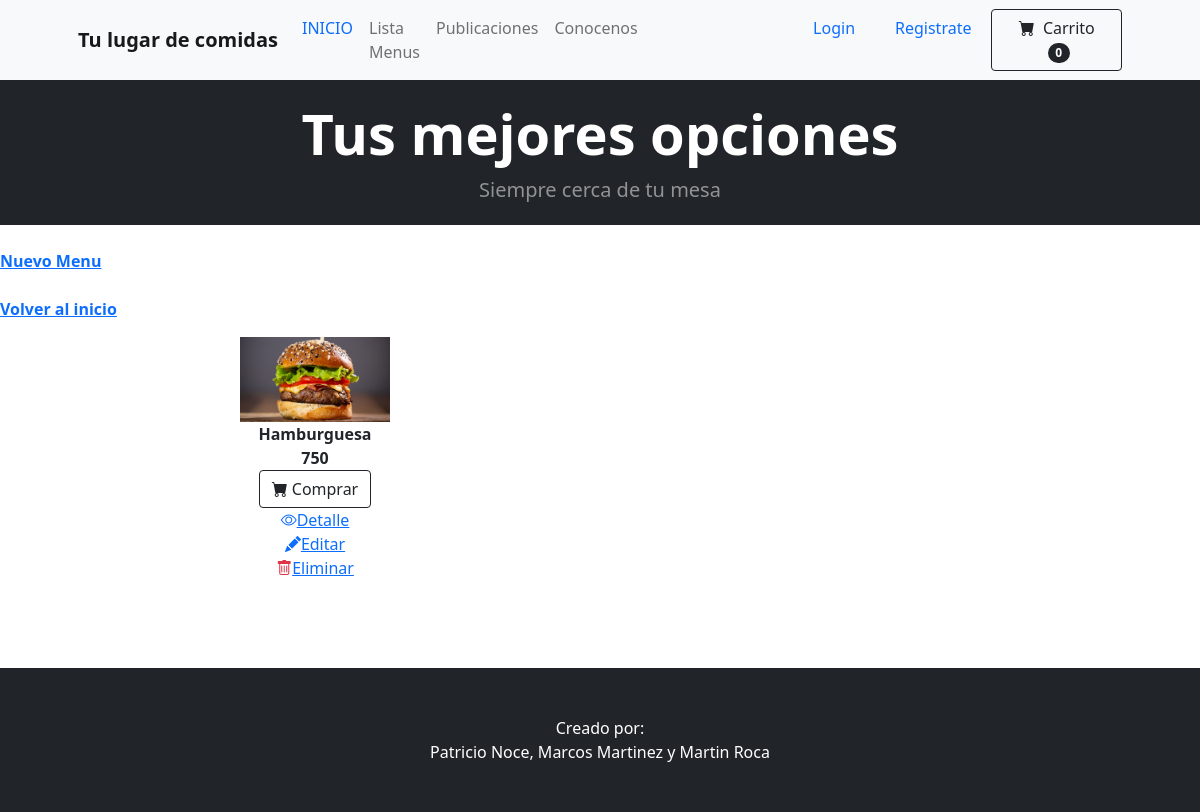
The app's page /panel-menu/, older data.
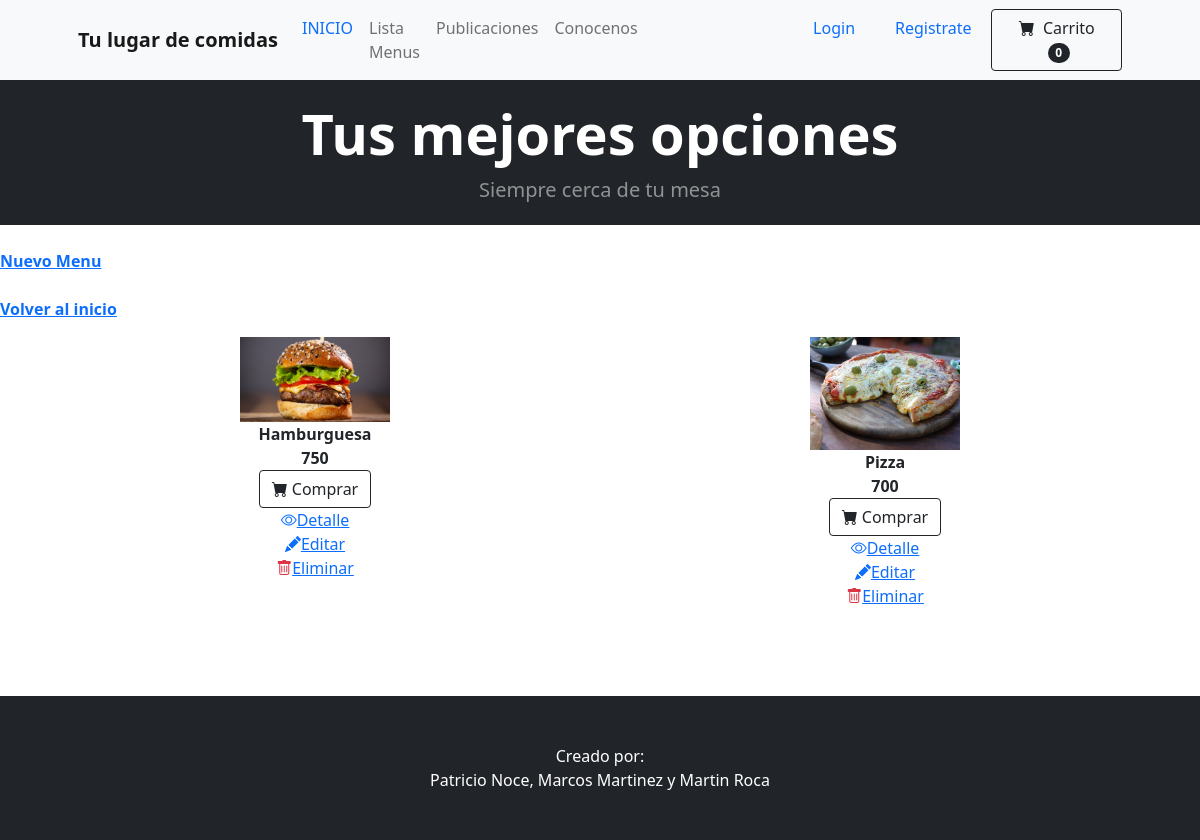
The same page, newer data.
### nmr_food/models.py (models this page shows)
class Menu(models.Model):
    comida = models.CharField(max_length=20)
    precio = models.IntegerField()
    descripcion = models.CharField(max_length=250, default='sin descripcion')
    image = models.ImageField(upload_to="menus", null=True, blank=True)

### nmr_food/views.py (the view)
# urls.py: path('panel-menu/', ListMenu.as_view(), name="menu-list"),
class ListMenu(ListView):
  model = Menu

### nmr_food/templates/nmr_food/menu_list.html (shortened to what this page needs)
{% extends 'nmr_food/index.html' %}
{% block content %}
<header class="bg-dark py-3">
<div class="container px-2 px-lg-4 my-1">
    <div class="text-center text-white">
        <h1 class="display-4 fw-bolder">Tus mejores opciones</h1>
        <p class="lead fw-normal text-white-50 mb-0">Siempre cerca de tu mesa</p>
    </div>
</div>
</header>
<br>
<a href="{% url 'menu-create' %}"><strong> Nuevo Menu </strong></a>
<br>
<br>
<a href="{% url 'home' %}"><strong> Volver al inicio </strong></a>
<div class="container text-center">
    <div class="row">
            {% for menu in object_list %}
            <div class="col-sm-6 align-items-center">
                <div class="card-body">
                <img src="{{ menu.image.url }}" class="" width="150px">
                <br><strong>{{menu.comida}} <br>{{menu.precio}}</strong>
                <br><button class="btn btn-outline-dark flex-shrink-0" type="button"><i class="bi-cart-fill me-1"></i>Comprar</button>
                <br><a href="{% url 'menu-detail' menu.id  %}"><i class="bi bi-eye"></i>Detalle</a>
                <br><a href="{% url 'menu-update' menu.id  %}"><i class="bi bi-pencil-fill"></i>Editar</a>
                <br><a href="{% url 'menu-delete' menu.id  %}"><i class="bi bi-trash text-danger"></i>Eliminar</a>
                <br>
                <br>
                <br>
                <br>
                </div>
            </div>
            {% endfor %}
    </div>
</div>
{% endblock %}

Row changes from the older to the newer data that the page shows:
added Menu: image (picture), comida "Pizza", precio "700"
